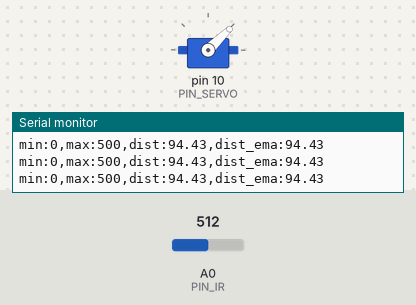
Recording of a sketch running on a simulated Arduino Uno, built with avr-gcc and run on an emulated ATmega328P. Shown: servo, the last lines printed to the serial monitor. The test bench sets the inputs (shaded band); at power-on: A0 (PIN_IR) = 512.

Above: at 1.2 s.
1.3 s: A0 (PIN_IR) set to 249
2.8 s: A0 (PIN_IR) set to 222
At 3.27 s:
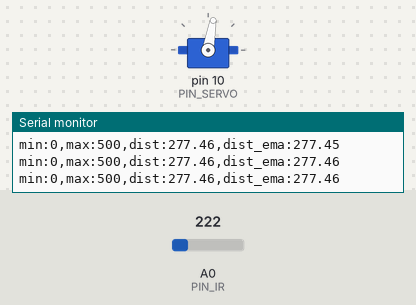
At 5.2 s:
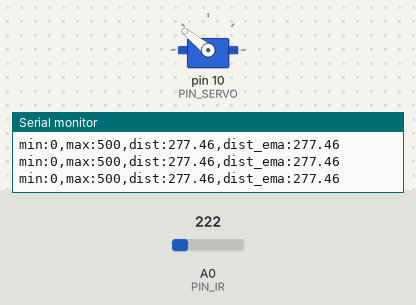
Timing chart, 0 to 6.7 s (numbered marks = the images above; inputs shaded):
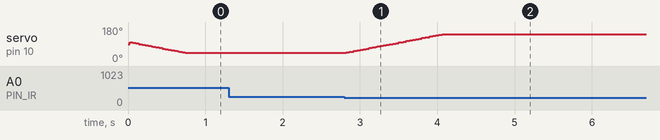

The sketch:

21_bbc_20160028.ino
```cpp
// Arduino pin assignment
#define PIN_IR A0
#define PIN_LED 9
#include <Servo.h>
#define PIN_SERVO 10
#define DIST_ALPHA  0.3

float dist_ema, alpha;

#define _DUTY_MIN 553 // servo full clockwise position (0 degree)
#define _DUTY_MAX 2399 // servo full counterclockwise position (180 degree)

#define _POS_START 2000
#define _DUTY_NEU 1580
#define _POS_END 1000

#define _SERVO_SPEED 80 // servo speed limit (unit: degree/second)
#define INTERVAL 20  // servo update interval

unsigned long last_sampling_time; // unit: ms
int duty_chg_per_interval; // maximum duty difference per interval
int toggle_interval, toggle_interval_cnt;
float pause_time; // unit: sec

//추헌준 도전과제 참고코드
const float coE[] = {-0.0000095, 0.0056762, 0.0855494, 68.9527052};
//

int duty_target, duty_curr;

Servo myservo;

void setup() {
// initialize GPIO pins

  myservo.attach(PIN_SERVO);

// initialize serial port
  Serial.begin(57600);

  duty_curr = _DUTY_NEU;

  duty_chg_per_interval = (float)(_DUTY_MAX - _DUTY_MIN) * _SERVO_SPEED / 180 * INTERVAL / 1000;

  // initialize variables for servo update.
  pause_time = 1;
  toggle_interval = (180.0 / _SERVO_SPEED + pause_time) * 1000 / INTERVAL;
  toggle_interval_cnt = toggle_interval;
  last_sampling_time = 0;
  alpha = DIST_ALPHA;

}

float ir_distance(void){ // return value unit: mm
  float val;
  float volt = float(analogRead(PIN_IR));
  val = ((6762.0/(volt-9.0))-4.0) * 10.0;
  return val;
}


void loop() {
  if(millis() < last_sampling_time + INTERVAL) return;
  float raw_dist = ir_distance();

  //추헌준 도전과제 참고 코드
  float x = ir_distance();
//  raw_dist= coE[0] * pow(x, 3) + coE[1] * pow(x, 2) + coE[2] * x + coE[3];
  //
  dist_ema = (1-alpha) * dist_ema + alpha * raw_dist;

  Serial.print("min:0,max:500,dist:");
  Serial.print(raw_dist);
  Serial.print(",dist_ema:");
  Serial.println(dist_ema);

  if(dist_ema > 255){
    duty_target = _POS_START;
    if(duty_target > duty_curr) {
      duty_curr += duty_chg_per_interval;
      if(duty_curr > duty_target) duty_curr = duty_target;
    }else {
      duty_curr -= duty_chg_per_interval;
      if(duty_curr < duty_target) duty_curr = duty_target;
    }

  } else if(dist_ema < 255){
    duty_target = _POS_END;
    if(duty_target > duty_curr) {
      duty_curr += duty_chg_per_interval;
      if(duty_curr > duty_target) duty_curr = duty_target;
    }else {
      duty_curr -= duty_chg_per_interval;
      if(duty_curr < duty_target) duty_curr = duty_target;
    }

  }

  myservo.writeMicroseconds(duty_curr);
//


  if(toggle_interval_cnt >= toggle_interval) {
    toggle_interval_cnt = 0;
    if(duty_target == _POS_START) duty_target = _POS_END;
    else duty_target = _POS_START;
  }
  else {
    toggle_interval_cnt++;
  }


  last_sampling_time += INTERVAL;

}
```

Measured:
- the behaviour switches between 239 and 238 on A0 (PIN_IR) (found by bisection; images 0 and 1)
- after the input at 2.8 s, servo on pin 10 (PIN_SERVO): moves from 44° to 141° over 1.2 s, starting at once
